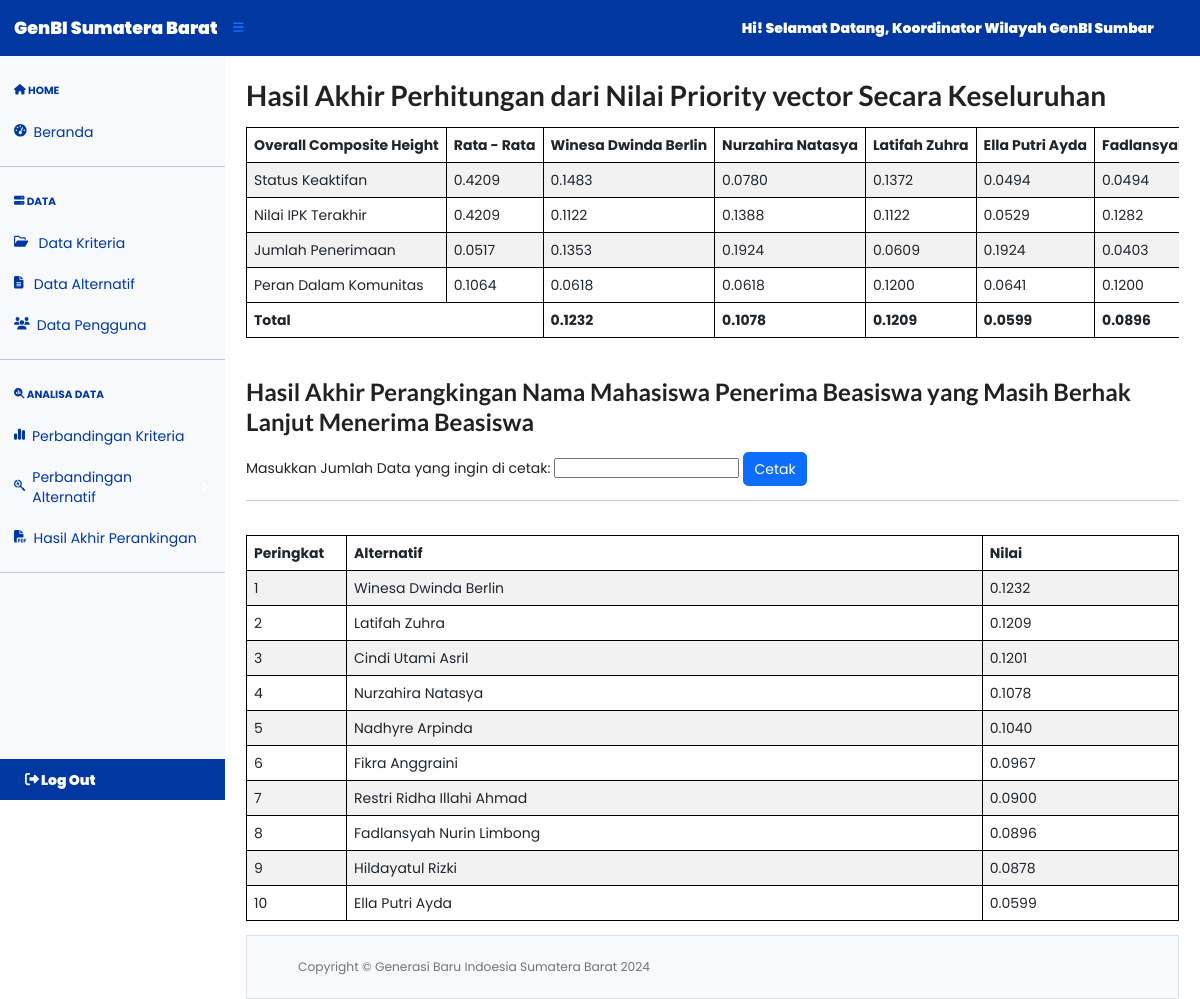
The app's page /hasil.php (signed in) with its own data.
### tables this page shows
CREATE TABLE `pv_kriteria` (
  `id_kriteria` int(11) NOT NULL,
  `nilai` float NOT NULL
);

CREATE TABLE `pv_alternatif` (
  `id` int(11) NOT NULL,
  `id_alternatif` int(11) NOT NULL,
  `id_kriteria` int(11) NOT NULL,
  `nilai` float NOT NULL
);

CREATE TABLE `alternatif` (
  `id` int(11) NOT NULL,
  `nama` varchar(100) NOT NULL
);

CREATE TABLE `ranking` (
  `id_alternatif` int(11) NOT NULL,
  `nilai` float NOT NULL
);

### fungsi.php (called while the page is built, shortened)
<?php
function getKriteriaID($no_urut)
{
	include('config.php');
	$query  = "SELECT id FROM kriteria ORDER BY id";
	$result = mysqli_query($koneksi, $query);
	while ($row = mysqli_fetch_array($result)) {
		$listID[] = $row['id'];
	}
	return $listID[($no_urut)];
}
function getKriteriaNama($no_urut)
{
	include('config.php');
	$query  = "SELECT nama FROM kriteria ORDER BY id";
	$result = mysqli_query($koneksi, $query);
	while ($row = mysqli_fetch_array($result)) {
		$nama[] = $row['nama'];
	}
	return $nama[($no_urut)];
}
function getAlternatifNama($no_urut)
{
	include('config.php');
	$query  = "SELECT nama FROM alternatif ORDER BY id";
	$result = mysqli_query($koneksi, $query);
	while ($row = mysqli_fetch_array($result)) {
		$nama[] = $row['nama'];
	}
	return $nama[($no_urut)];
}
function getAlternatifPV($id_alternatif, $id_kriteria)
{
	include('config.php');
	$query = "SELECT nilai FROM pv_alternatif WHERE id_alternatif=$id_alternatif AND id_kriteria=$id_kriteria";
	$result = mysqli_query($koneksi, $query);
	while ($row = mysqli_fetch_array($result)) {
		$pv = $row['nilai'];
	}
	return $pv;
}
function getKriteriaPV($id_kriteria)
{
	include('config.php');
	$query = "SELECT nilai FROM pv_kriteria WHERE id_kriteria=$id_kriteria";
	$result = mysqli_query($koneksi, $query);
	while ($row = mysqli_fetch_array($result)) {
		$pv = $row['nilai'];
	}
	return $pv;
}
function getJumlahAlternatif()
{
	include('config.php');
	$query  = "SELECT count(*) FROM alternatif";
	$result = mysqli_query($koneksi, $query);
	while ($row = mysqli_fetch_array($result)) {
		$jmlData = $row[0];
	}
	return $jmlData;
}
function getJumlahKriteria()
{
	include('config.php');
	$query  = "SELECT count(*) FROM kriteria";
	$result = mysqli_query($koneksi, $query);
	while ($row = mysqli_fetch_array($result)) {
		$jmlData = $row[0];
	}
	return $jmlData;
}
?>

### hasil.php (the view, shortened to what this page needs)
<?php
include('config.php');
include('fungsi.php');
$jmlKriteria 	= getJumlahKriteria();
$jmlAlternatif	= getJumlahAlternatif();
$nilai			= array();
for ($x = 0; $x <= ($jmlAlternatif - 1); $x++) {
	$nilai[$x] = 0;
	for ($y = 0; $y <= ($jmlKriteria - 1); $y++) {
		$id_alternatif 	= getAlternatifID($x);
		$id_kriteria	= getKriteriaID($y);
		$pv_alternatif	= getAlternatifPV($id_alternatif, $id_kriteria);
		$pv_kriteria	= getKriteriaPV($id_kriteria);
		$nilai[$x]	 	+= ($pv_alternatif * $pv_kriteria);
	}
}
include('template/header.php');
if (empty($_SESSION['username']) and empty($_SESSION['password'])) {
	echo "<script>alert('Silahkan Login Terlebih Dahulu !'); window.location = 'login.php'</script>";
} else {
	include('template/header.php');
	include('template/sidebar.php');
	include('template/navbar.php');
?>
	<div id="layoutSidenav_content">
		<div class="container-fluid px-4">
			<h1 class="mt-4">Hasil Akhir Perhitungan dari Nilai Priority vector Secara Keseluruhan</h1>
			<div style="overflow-x:auto;">
				<table class="table table-striped table-hover">
					<thead>
						<tr>
							<th>Overall Composite Height</th>
							<th>Rata - Rata</th>
							<?php
							for ($i = 0; $i <= (getJumlahAlternatif() - 1); $i++) {
								echo "<th>" . getAlternatifNama($i) . "</th>\n";
							}
							?>
						</tr>
					</thead>
					<tbody>
						<?php
						for ($x = 0; $x <= (getJumlahKriteria() - 1); $x++) {
							echo "<tr>";
							echo "<td>" . getKriteriaNama($x) . "</td>";
							echo "<td>" . number_format(getKriteriaPV(getKriteriaID($x)), 4) . "</td>";
							for ($y = 0; $y <= (getJumlahAlternatif() - 1); $y++) {
								echo "<td>" . number_format(getAlternatifPV(getAlternatifID($y), getKriteriaID($x)), 4) . "</td>";
							}
							echo "</tr>";
						}
						?>
					</tbody>
					<tfoot>
						<tr>
							<th colspan="2">Total</th>
							<?php
							for ($i = 0; $i <= ($jmlAlternatif - 1); $i++) {
								echo "<th>" . number_format($nilai[$i], 4) . "</th>";
							}
							?>
						</tr>
					</tfoot>
				</table>
			</div>
			<h2 class="ui header">Hasil Akhir Perangkingan Nama Mahasiswa Penerima Beasiswa yang Masih Berhak Lanjut Menerima Beasiswa</h2>
			<form action="cetak.php" method="post">
				<label for="limit">Masukkan Jumlah Data yang ingin di cetak:</label>
				<input type="number" name="limit" id="limit">
				<input type="submit" class="btn btn-primary me-md-2" value="Cetak">
			</form>
			<hr><br>
			<table class="table table-striped table-hover">
				<thead>
					<tr>
						<th>Peringkat</th>
						<th>Alternatif</th>
						<th>Nilai</th>
					</tr>
				</thead>
				<tbody>
					<?php
					$query  = "SELECT id,nama,id_alternatif,nilai FROM alternatif,ranking WHERE alternatif.id = ranking.id_alternatif ORDER BY nilai DESC";
					$result = mysqli_query($koneksi, $query);
					$i = 0;
					while ($row = mysqli_fetch_array($result)) {
						$i++;
					?>
						<tr>
							<?php if ($i == 1) {
								echo "<td> 1</td>";
							} else {
								echo "<td width='100px'>" . $i . "</td>";
							}
							?>
							<td><?php echo $row['nama'] ?></td>
							<td><?php echo number_format($row['nilai'], 4) ?></td>
						</tr>
					<?php
					}
					?>
				</tbody>
			</table>
		<?php include('template/footer.php');
	} ?>

### asset/sb-admin/css/style1.css (style rules this page uses)
* { margin: 0; padding: 0; box-sizing: border-box; font-family: "Poppins" , sans-serif; }

### hasil.php (style rules this page uses)
table { border-collapse: collapse; width: max-content; }
th, td, tr { border-collapse: collapse; border: 1px solid black; padding: 5px; text-align: left; white-space: nowrap; }

### records on screen
pv_kriteria: nilai "0.4209"
pv_alternatif: nilai "0.1483"
pv_alternatif: nilai "0.0780"
pv_alternatif: nilai "0.1372"
pv_alternatif: nilai "0.0494"
pv_alternatif: nilai "0.0494"
pv_kriteria: nilai "0.4209"
pv_alternatif: nilai "0.1122"
pv_alternatif: nilai "0.1388"
pv_alternatif: nilai "0.1122"
pv_alternatif: nilai "0.0529"
pv_alternatif: nilai "0.1282"
pv_kriteria: nilai "0.0517"
pv_alternatif: nilai "0.1353"
pv_alternatif: nilai "0.1924"
pv_alternatif: nilai "0.0609"
pv_alternatif: nilai "0.1924"
pv_alternatif: nilai "0.0403"
pv_kriteria: nilai "0.1064"
pv_alternatif: nilai "0.0618"
pv_alternatif: nilai "0.0618"
pv_alternatif: nilai "0.1200"
pv_alternatif: nilai "0.0641"
pv_alternatif: nilai "0.1200"
alternatif: shows "1", nama "Winesa Dwinda Berlin", ranking.nilai "0.1232"
alternatif: nama "Latifah Zuhra", ranking.nilai "0.1209"
alternatif: nama "Cindi Utami Asril", ranking.nilai "0.1201"
alternatif: nama "Nurzahira Natasya", ranking.nilai "0.1078"
alternatif: nama "Nadhyre Arpinda", ranking.nilai "0.1040"
alternatif: nama "Fikra Anggraini", ranking.nilai "0.0967"
alternatif: nama "Restri Ridha Illahi Ahmad", ranking.nilai "0.0900"
alternatif: nama "Fadlansyah Nurin Limbong", ranking.nilai "0.0896"
alternatif: nama "Hildayatul Rizki", ranking.nilai "0.0878"
alternatif: nama "Ella Putri Ayda", ranking.nilai "0.0599"

### other values on screen
$_SESSION['nama_lengkap'] "Koordinator Wilayah GenBI Sumbar"
getAlternatifNama($i) "Winesa Dwinda Berlin"
getAlternatifNama($i) "Nurzahira Natasya"
getAlternatifNama($i) "Latifah Zuhra"
getAlternatifNama($i) "Ella Putri Ayda"
getKriteriaNama($x) "Status Keaktifan"
getKriteriaNama($x) "Nilai IPK Terakhir"
getKriteriaNama($x) "Jumlah Penerimaan"
getKriteriaNama($x) "Peran Dalam Komunitas"
$nilai[$i] "0.1232"
$nilai[$i] "0.1078"
$nilai[$i] "0.1209"
$nilai[$i] "0.0599"
$nilai[$i] "0.0896"
